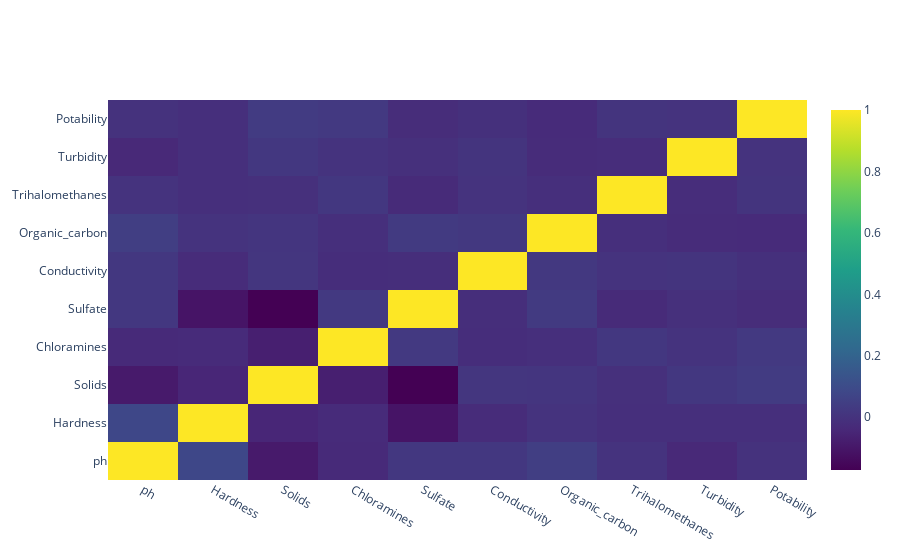

Notebook code for this chart:
### Code cell
fig = go.Figure(go.Heatmap(z=df.corr(), x=df.corr().columns.tolist(), y=df.corr().columns.tolist(), colorscale='Viridis'))
fig.show()
